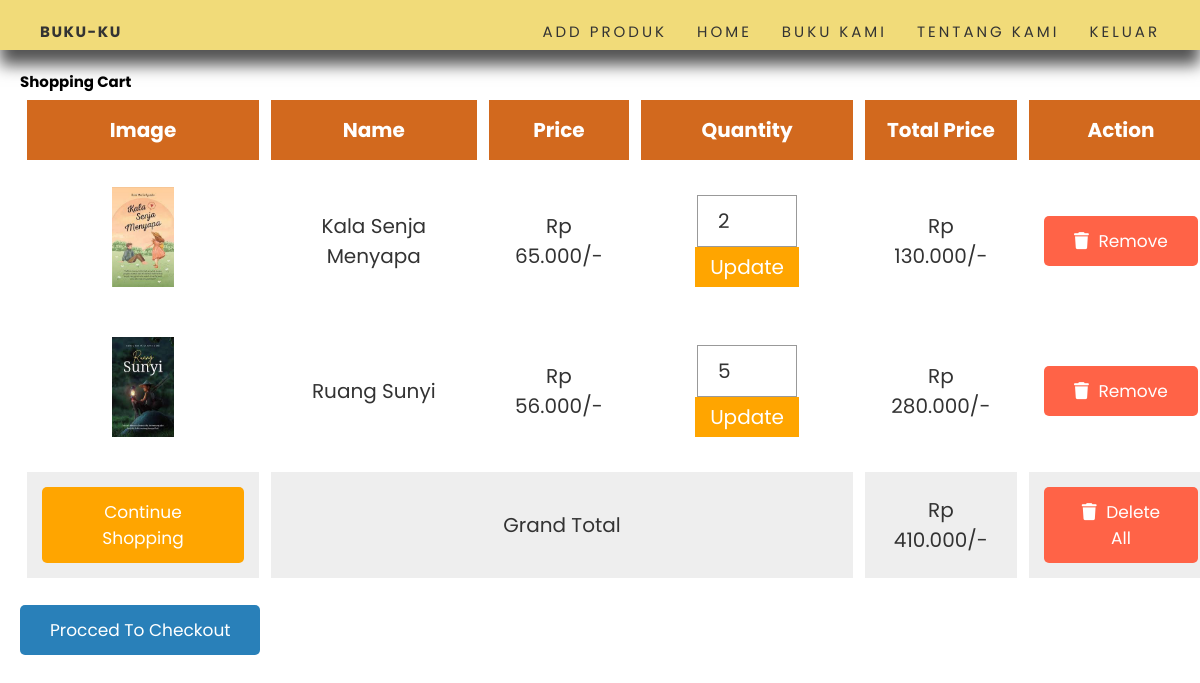
The app's page /cart.php with its own data.
### tables this page shows
CREATE TABLE `cart` (
  `id` int(11) NOT NULL,
  `name` varchar(255) NOT NULL,
  `price` int(11) NOT NULL,
  `image` varchar(255) NOT NULL,
  `quantity` int(11) NOT NULL
);

### cart.php (the view, shortened to what this page needs)
<?php
@include 'koneksi.php';
?>
<!DOCTYPE html>
<html lang="en">
<head>
   <link rel="stylesheet" href="https://cdnjs.cloudflare.com/ajax/libs/font-awesome/6.0.0/css/all.min.css">
   <link rel="stylesheet" href="produk.css">
</head>
<body>
<nav>
    <a href="index.php"class="logo">Buku-Ku</a>
    <div class="grup">
        <ul class="navigasi">
            <li><a href="addproduk.php">Add Produk</a></li>
            <li><a href="index.php">Home</a></li>
            <li><a href="index.php#home">Buku Kami</a></li>
            <li><a href="index.php#about">Tentang Kami</a></li>
            <li><a href="login.html">Keluar</a></li>
        </ul>
</nav>
<div class="container">
<section class="shopping-cart">
   <h1 class="heading">shopping cart</h1>
   <table>
      <thead>
         <th>image</th>
         <th>name</th>
         <th>price</th>
         <th>quantity</th>
         <th>total price</th>
         <th>action</th>
      </thead>
      <tbody>
         <?php
         function formatRupiah($angka){
             $rupiah = "Rp " . number_format($angka, 0, ',', '.');
             return $rupiah;
         }
         $select_cart = mysqli_query($conn, "SELECT * FROM `cart`");
         $grand_total = 0;
         if(mysqli_num_rows($select_cart) > 0){
            while($fetch_cart = mysqli_fetch_assoc($select_cart)){
         ?>
         <tr>
            <td><img src="uploaded_img/<?php echo $fetch_cart['image']; ?>" height="100" alt=""></td>
            <td><?php echo $fetch_cart['name']; ?></td>
            <td><?php echo formatRupiah($fetch_cart['price']); ?>/-</td>
            <td>
               <form action="" method="post">
                  <input type="number" name="update_quantity" min="1"  value="<?php echo $fetch_cart['quantity']; ?>" >
                  <input type="submit" value="update" name="update_update_btn">
               </form>
            </td>
            <td><?php echo formatRupiah($sub_total = ($fetch_cart['price'] * $fetch_cart['quantity'])); ?>/-</td>
            <td><a href="cart.php?remove=<?php echo $fetch_cart['id']; ?>" onclick="return confirm('remove item from cart?')" class="delete-btn"> <i class="fas fa-trash"></i> remove</a></td>
         </tr>
         <?php
           $grand_total += $sub_total;
            };
         };
         ?>
         <tr class="table-bottom">
            <td><a href="index.php" class="option-btn" style="margin-top: 0;">continue shopping</a></td>
            <td colspan="3">grand total</td>
            <td><?php echo formatRupiah($grand_total); ?>/-</td>
            <td><a href="cart.php?delete_all" onclick="return confirm('are you sure you want to delete all?');" class="delete-btn"> <i class="fas fa-trash"></i> delete all </a></td>
         </tr>
      </tbody>
   </table>
   <div class="checkout-btn">
      <a href="checkout.php" class="btn <?= ($grand_total > 1)?'':'disabled'; ?>">procced to checkout</a>
   </div>
</section>
</div>
</body>
</html>

### produk.css (style rules this page uses)
:root { --blue:#2980b9; --red:tomato; --orange:orange; --black:#333; --white:#fff; --bg-color:#eee; --dark-bg:rgba(0,0,0,.7); --box-shadow:0 .5rem 1rem rgba(0,0,0,.1); --border:.1rem solid #999; }
* { font-family: 'Poppins', sans-serif; margin:0; padding:0; box-sizing: border-box; outline: none; border:none; text-decoration: none; text-transform: capitalize; }
body { width: 100%; background: url(images/background_login.jpg); background-position: center; background-size: cover; justify-content: center; }
html { font-size: 62.5%; overflow-x: hidden; }
.container { padding-top: 5rem; max-width: 1200px; margin:0 auto; padding-bottom: 5rem; }
section { padding:2rem; }
nav { position: fixed; top: 0; left: 0; width: 100%; height: 50px; background: white; padding: 20px 40px; display: flex; justify-content: space-between; align-items: right; box-shadow: 0 15px 15px rgb(83, 83, 83); background-color: rgb(241, 219, 121); z-index: 999; }
.logo { color: #333; text-decoration: none; font-size: 1.5em; font-weight: 700; text-transform: uppercase; letter-spacing: 0.1em; }
.grup { display: flex; align-items: right; }
nav ul { position: relative; display: flex; gap: 30px; }
nav ul li { list-style: none; }
nav ul li a { position: relative; text-decoration: none; font-size: 1.5em; color: #333; text-transform: uppercase; letter-spacing: 0.2em; }
nav ul li a::before { content: ''; position: absolute; bottom: -2px; width: 100%; height: 2px; background: #333; transform: scaleX(0); transition: transform 0.5s ease-in-out; transform-origin: right; }
.btn, .option-btn, .delete-btn { display: block; width: 100%; text-align: center; background-color: var(--blue); color:var(--white); font-size: 1.7rem; padding:1.2rem 3rem; border-radius: .5rem; cursor: pointer; margin-top: 1rem; }
.option-btn i, .delete-btn i { padding-right: .5rem; }
.option-btn { background-color: var(--orange); }
.delete-btn { margin-top: 0; background-color: var(--red); }
.shopping-cart table { text-align: center; width: 100%; }
.shopping-cart table thead th { padding:1.5rem; font-size: 2rem; background-color: chocolate; color:var(--white); border: 5px solid rgb(255, 255, 255); }
.shopping-cart table tr td { border-bottom: var(--border); padding:1.5rem; font-size: 2rem; color:var(--black); border: 5px solid rgb(255, 255, 255); }
.shopping-cart table input[type="number"] { border: var(--border); padding:1rem 2rem; font-size: 2rem; color:var(--black); width: 10rem; }
.shopping-cart table input[type="submit"] { padding:.5rem 1.5rem; cursor: pointer; font-size: 2rem; background-color: var(--orange); color:var(--white); }
.shopping-cart table .table-bottom { background-color: var(--bg-color); }
.shopping-cart .checkout-btn { text-align: center; margin-top: 1rem; }
.shopping-cart .checkout-btn a { display: inline-block; width: auto; }
@media (max-width:1200px) { .shopping-cart { overflow-x: scroll; } }
@media (max-width:1200px) { .shopping-cart table { width: 120rem; } }
@media (max-width:1200px) { .shopping-cart .heading { text-align: left; } }
@media (max-width:1200px) { .shopping-cart .checkout-btn { text-align: left; } }

### records on screen
cart: image (picture), name "Kala Senja Menyapa", price "Rp 65.000", update_quantity "2", formatRupiah($sub_total = ($fetch_cart['price'] * $fetch_cart['quantity'])) "Rp 130.000"
cart: image (picture), name "Ruang Sunyi", price "Rp 56.000", update_quantity "5", formatRupiah($sub_total = ($fetch_cart['price'] * $fetch_cart['quantity'])) "Rp 280.000"

### other values on screen
formatRupiah($grand_total) "Rp 410.000"
